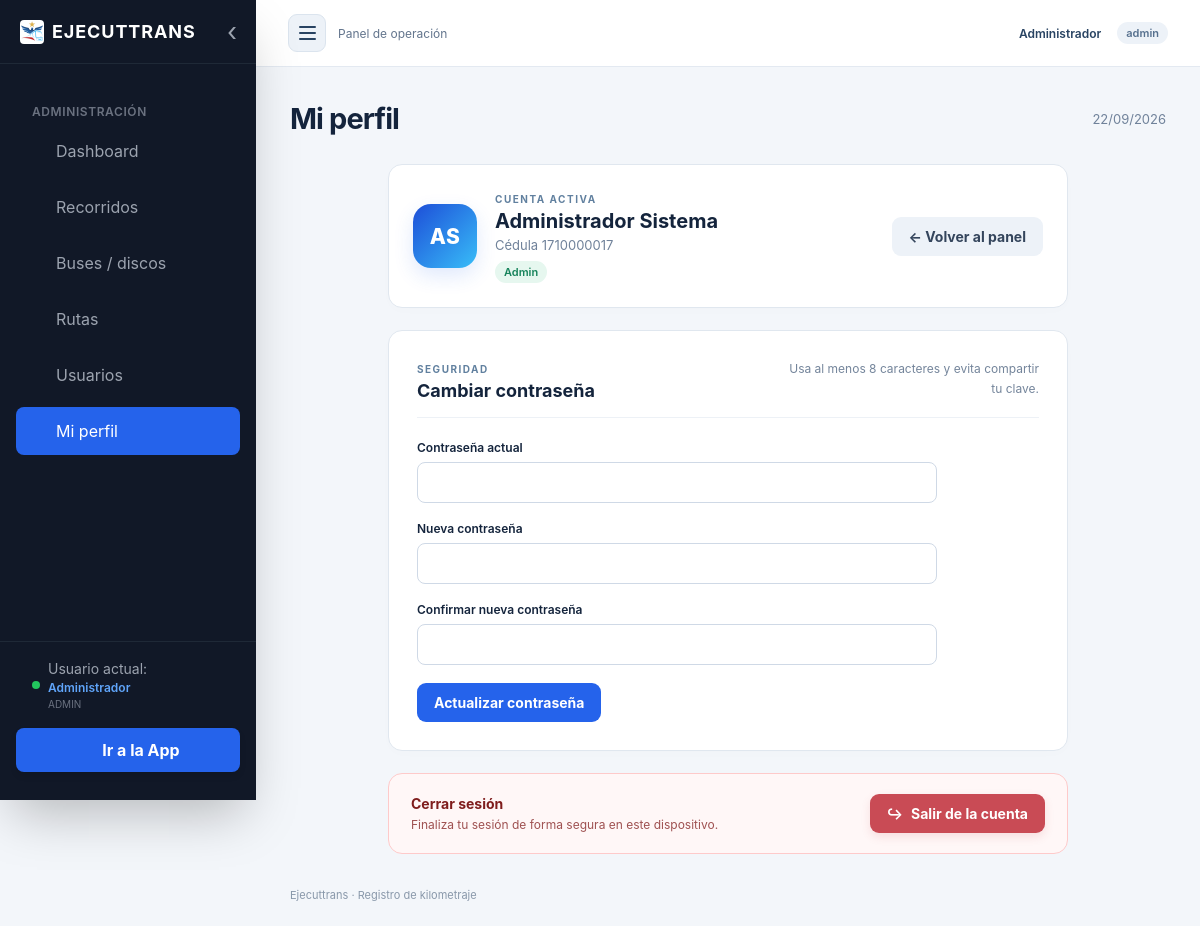
/App/conductor/perfil.php (signed in), run on the app's committed database.
### tables this page shows
CREATE TABLE usuario (
 id INT AUTO_INCREMENT PRIMARY KEY, cedula VARCHAR(10) NOT NULL UNIQUE,
 nombres VARCHAR(100) NOT NULL, apellidos VARCHAR(100) NOT NULL,
 rol ENUM('admin','secretaria','conductor') NOT NULL,
 password_hash VARCHAR(255) NOT NULL, activo BOOLEAN NOT NULL DEFAULT 1
);

### Config/bootstrap.php (called while the page is built, shortened)
<?php
require_once __DIR__ . '/conexion.php';
require_once __DIR__ . '/rutas.php';
function e($value): string { return htmlspecialchars((string)$value, ENT_QUOTES, 'UTF-8'); }
function usuarioActual(): ?array {
    global $conexion;
    $s = $conexion->prepare('SELECT id, cedula, nombres, apellidos, rol, activo FROM usuario WHERE id=? AND activo=1');
    $s->execute([$_SESSION['usuario_id'] ?? 0]); return $s->fetch() ?: null;
}
function exigirAcceso(array $roles, bool $api = false): array {
    $u = usuarioActual();
    return $u;
}

### Config/rutas.php (called while the page is built)
<?php
function obtenerRutaInicio(string $rol): ?string {
    return match ($rol) {
        'admin', 'secretaria' => 'Web/admin/dashboard.php',
        'conductor' => 'App/conductor/dashboard.php',
        default => null,
    };
}

### App/conductor/perfil.php (the view, shortened to what this page needs)
<?php
require_once __DIR__.'/../../Config/bootstrap.php';
require_once __DIR__.'/../../Config/vista.php';
$u=exigirAcceso(['admin','secretaria','conductor']);
$iniciales=mb_strtoupper(mb_substr(trim($u['nombres']),0,1).mb_substr(trim($u['apellidos']),0,1));
cabecera('Mi perfil',$u,'perfil',false);
?>
<div class="profile-stack">
<section class="panel profile-summary"><div class="profile-avatar" aria-hidden="true"><?= e($iniciales) ?></div><div class="profile-identity"><span class="profile-label">CUENTA ACTIVA</span><h2><?= e($u['nombres'].' '.$u['apellidos']) ?></h2><p class="muted">Cédula <?= e($u['cedula']) ?></p><span class="badge green"><?= e(ucfirst($u['rol'])) ?></span></div><a class="button secondary profile-back" href="/<?= e(obtenerRutaInicio($u['rol'])) ?>">← Volver al panel</a></section>
<section class="panel profile-security"><div class="profile-section-heading"><div><span class="profile-label">SEGURIDAD</span><h2>Cambiar contraseña</h2></div><p class="hint">Usa al menos 8 caracteres y evita compartir tu clave.</p></div><form id="perfilForm"><input type="hidden" name="csrf" value="<?= e(csrf()) ?>"><div class="field"><label for="actual">Contraseña actual</label><input id="actual" type="password" name="actual" required autocomplete="current-password"></div><div class="field"><label for="nueva">Nueva contraseña</label><input id="nueva" type="password" name="nueva" minlength="8" maxlength="72" required autocomplete="new-password"></div><div class="field"><label for="confirmacion">Confirmar nueva contraseña</label><input id="confirmacion" type="password" name="confirmacion" minlength="8" maxlength="72" required autocomplete="new-password"></div><div id="mensaje" class="message" role="status"></div><button>Actualizar contraseña</button></form></section>
<section class="logout-panel"><div><strong>Cerrar sesión</strong><p>Finaliza tu sesión de forma segura en este dispositivo.</p></div><a class="button logout-button" href="/auth/logout.php"><span aria-hidden="true">↪</span> Salir de la cuenta</a></section>
</div>
<?php pie(); ?>

### Config/vista.php (shortened to what this page needs)
<?php
function iconoMenu(string $nombre): string {
    $trazos = [
        'dashboard' => '<path d="M3 3v18h18M7 14l4-4 4 3 6-8"/>',
        'recorridos' => '<circle cx="12" cy="12" r="9"/><path d="M12 7v5l3 2"/>',
        'buses' => '<rect x="5" y="3" width="14" height="16" rx="3"/><path d="M5 11h14M8 19v2m8-2v2M9 15h.01M15 15h.01"/>',
        'rutas' => '<circle cx="6" cy="5" r="2"/><circle cx="18" cy="19" r="2"/><path d="M8 5h8a4 4 0 0 1 0 8H8a3 3 0 0 0 0 6h8"/>',
        'usuarios' => '<circle cx="9" cy="7" r="3"/><path d="M3 21v-3a6 6 0 0 1 12 0v3M16 4a3 3 0 0 1 0 6m2 4a5 5 0 0 1 3 4v3"/>',
        'perfil' => '<circle cx="12" cy="7" r="4"/><path d="M4 21v-2a8 8 0 0 1 16 0v2"/>',
        'app' => '<rect x="6" y="2" width="12" height="20" rx="2"/><path d="M11 18h2"/>',
        'salir' => '<path d="M9 3H3v18h6m6-14 5 5-5 5M8 12h12"/>',
    ];
    return '<svg class="nav-icon" viewBox="0 0 24 24" fill="none" stroke="currentColor" stroke-width="2" stroke-linecap="round" stroke-linejoin="round" aria-hidden="true">'.($trazos[$nombre] ?? '').'</svg>';
}
function cabecera(string $titulo, array $u, string $modulo='', bool $mostrarSalida=true): void { ?>
<!doctype html><html lang="es"><head><script src="https://cdn.tailwindcss.com"></script><link rel="stylesheet" href="/Assets/css/app.css"><link rel="stylesheet" href="/Assets/css/layout.css"></head>
<body><div class="shell <?= $modulo==='perfil'?'profile-page':'' ?> <?= $u['rol']==='conductor' ? 'driver-shell' : 'admin-shell' ?>">
<?php if ($u['rol']!=='conductor'): ?>
<aside class="sidebar" id="sidebar" aria-label="Navegación principal">
    <div class="sidebar-head"><a class="brand" href="/Web/admin/dashboard.php"><img src="/Assets/icons/icon-192x192.png" alt=""><span>EJECUTTRANS</span></a><button type="button" class="sidebar-close" id="sidebarClose" aria-label="Ocultar menú"><span aria-hidden="true">‹</span></button></div>
    <nav aria-label="Módulos"><p class="nav-label">Administración</p>
    <?php foreach(['dashboard'=>'Dashboard','recorridos'=>'Recorridos','buses'=>'Buses / discos','rutas'=>'Rutas','usuarios'=>'Usuarios'] as $key=>$label): if($key==='usuarios' && $u['rol']!=='admin') continue; ?>
        <a class="<?= $modulo===$key?'selected':'' ?>" <?= $modulo===$key?'aria-current="page"':'' ?> href="/Web/admin/<?= $key ?>.php"><?= iconoMenu($key) ?><span><?= e($label) ?></span></a>
    <?php endforeach ?>
        <a class="<?= $modulo==='perfil'?'selected':'' ?>" <?= $modulo==='perfil'?'aria-current="page"':'' ?> href="/App/conductor/perfil.php"><?= iconoMenu('perfil') ?><span>Mi perfil</span></a>
    </nav>
    <div class="sidebar-foot">
        <div class="sidebar-user"><span class="user-status" aria-hidden="true"></span><div><p>Usuario actual:</p><strong><?= e($u['nombres']) ?></strong><small><?= e($u['rol']) ?></small></div></div>
        <?php if($u['rol']==='admin'): ?><a class="sidebar-app" href="/App/conductor/dashboard.php"><?= iconoMenu('app') ?>Ir a la App</a><?php endif ?>
    </div>
</aside>
<?php endif ?>
<div class="workspace"><header class="topbar"><div class="topbar-start"><?php if($u['rol']!=='conductor'): ?><button type="button" class="sidebar-toggle" id="sidebarToggle" aria-controls="sidebar" aria-expanded="true" aria-label="Ocultar menú"><span class="hamburger-lines" aria-hidden="true"><i></i><i></i><i></i></span></button><?php endif ?><span><?= $u['rol']==='conductor'?'EJECUTTRANS · CONDUCTOR':'Panel de operación' ?></span></div><div class="user-menu"><a class="user-link" href="/App/conductor/perfil.php"><?= e($u['nombres']) ?></a><span class="badge"><?= e($u['rol']) ?></span><?php if($mostrarSalida): ?><a class="logout-link" href="/auth/logout.php"><span aria-hidden="true">↪</span> Salir</a><?php endif ?></div></header><main class="content"><div class="page-heading"><div><h1><?= e($titulo) ?></h1></div><span class="date"><?= date('d/m/Y') ?></span></div>
<?php }
function pie(): void { ?></main><footer>Ejecuttrans · Registro de kilometraje</footer></div></div><script src="/Assets/js/common.js"></script><script src="/Assets/js/sidebar.js"></script></body></html><?php }

### Assets/css/app.css (style rules this page uses)
:root { font-family:Inter,ui-sans-serif,system-ui,-apple-system,sans-serif;color:#14243c;background:#f3f6fa;font-size:14px }
* { box-sizing:border-box }
body { margin:0 }
a { color:inherit;text-decoration:none }
button,input,select,textarea { font:inherit }
button,.button { cursor:pointer;border:0;border-radius:9px;padding:11px 17px;font-weight:650;background:#2563eb;color:white;display:inline-flex;justify-content:center;align-items:center;gap:8px }
.secondary { color:#34455c;background:#edf2f8 }
.shell { display:flex;min-height:100vh }
.sidebar { background:#11233e;color:#b8c8df;width:246px;flex-shrink:0;padding:30px 20px;display:flex;flex-direction:column }
.brand { display:flex;gap:10px;align-items:center;color:#fff;font-size:14px;font-weight:800;letter-spacing:1px }
.brand img { width:40px;height:40px;object-fit:contain;background:white;border-radius:10px;padding:4px }
.nav-label { font-size:10px;letter-spacing:1.5px;margin:46px 12px 16px;color:#8299b9 }
nav a { display:block;padding:13px 16px;margin-bottom:6px;border-radius:8px }
nav .selected { color:white;background:#2563eb }
.sidebar-foot { margin-top:auto;padding-top:40px;line-height:1.8;font-size:12px }
.sidebar-foot small { color:#7890af }
.workspace { flex:1;min-width:0 }
.topbar { background:white;border-bottom:1px solid #e3e9f1;padding:14px 32px;min-height:66px;display:flex;align-items:center;justify-content:space-between;font-size:12px;color:#63758d }
.topbar>div { display:flex;align-items:center;gap:12px }
.topbar a { color:#284362;font-weight:600 }
.topbar .user-link { padding:7px 4px }
.content { max-width:1500px;margin:auto;padding:34px }
.page-heading { display:flex;justify-content:space-between;align-items:center;margin-bottom:28px }
h1 { font-size:29px;letter-spacing:-.9px;font-weight:750;margin:0 }
h2 { font-size:18px;font-weight:700;margin:0 0 10px }
.date,.muted { color:#70829a;font-size:13px }
.panel { background:white;border:1px solid #e0e7ef;border-radius:14px;padding:24px;box-shadow:0 3px 12px #13274903;margin-bottom:22px }
.badge { display:inline-flex;border-radius:20px;padding:4px 9px;background:#edf2f8;color:#56708e;font-size:11px;font-weight:600 }
.green { background:#e6f7ef;color:#16835b }
input,select,textarea { display:block;width:100%;border:1px solid #cfd9e6;border-radius:8px;padding:11px;background:white;color:#1b304d;outline:none }
label { display:block;font-weight:600;font-size:12px;margin-bottom:7px }
.field { margin-bottom:18px }
footer { font-size:11px;color:#8998aa;padding:0 34px 24px }
.profile-stack { max-width:680px }
.profile-summary { display:grid;grid-template-columns:auto 1fr auto;align-items:center;gap:18px }
.profile-avatar { width:64px;height:64px;border-radius:18px;display:grid;place-items:center;background:linear-gradient(135deg,#1d4ed8,#38bdf8);box-shadow:0 8px 20px #2563eb24;color:#fff;font-size:21px;font-weight:800;letter-spacing:.5px }
.profile-identity h2 { font-size:20px;margin:3px 0 4px }
.profile-identity p { margin:0 0 8px }
.profile-label { font-size:10px;letter-spacing:1.5px;font-weight:750;color:#61809f }
.profile-security { padding:28px }
.profile-section-heading { display:flex;align-items:flex-start;justify-content:space-between;gap:24px;border-bottom:1px solid #edf1f6;margin-bottom:22px;padding-bottom:16px }
.profile-section-heading h2 { margin:4px 0 0 }
.profile-section-heading .hint { max-width:250px;margin:0;text-align:right }
.profile-security form { max-width:520px }
.logout-panel { display:flex;align-items:center;justify-content:space-between;gap:20px;padding:20px 22px;margin-top:6px;border:1px solid #fecaca;border-radius:14px;background:#fff7f7 }
.logout-panel strong { display:block;color:#7f1d1d;font-size:14px }
.logout-panel p { color:#9f5151;font-size:12px;margin:5px 0 0 }
.logout-button { flex-shrink:0;background:#c94b55;color:#fff;box-shadow:0 4px 10px #c94b5524 }
.hint { font-size:12px;line-height:1.7;color:#74859b }

### data on the page
usuario: nombres "Administrador", rol "ADMIN", rol "admin", iniciales "AS", nombres+apellidos "Administrador Sistema", cedula "1710000017", rol "Admin"

### other printed values
$label "Dashboard"
$label "Recorridos"
$label "Buses / discos"
$label "Rutas"
$label "Usuarios"
$titulo "Mi perfil"
